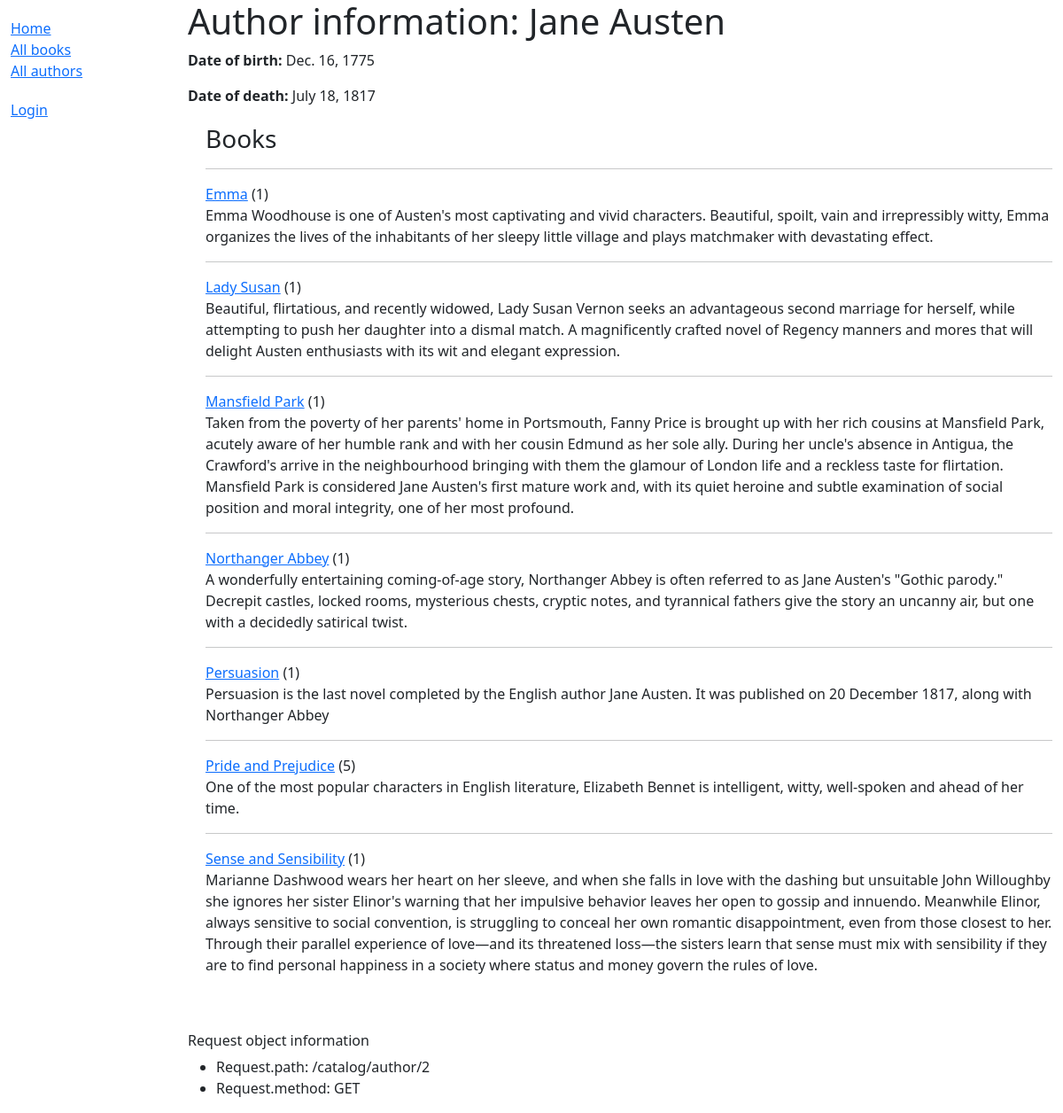
/catalog/author/2, run on the app's committed database.
### catalog/models.py (models this page shows, shortened)
class Author(models.Model):
    first_name = models.CharField(max_length=100)
    last_name = models.CharField(max_length=100)
    date_of_birth = models.DateField(null=True, blank=True)
    date_of_death = models.DateField('died', null=True, blank=True)
    class Meta:
        ordering = ['last_name', 'first_name']

class Book(models.Model):
    title = models.CharField(max_length=200)
    author = models.ForeignKey('Author', on_delete=models.RESTRICT, null=True)
    summary = models.TextField(
        max_length=1000,
        help_text="Enter a brief description of the book",
    )
    isbn = models.CharField(
        'ISBN',
        max_length=13,
        unique=True,
        help_text='13 Character <a href="https://www.isbn-international.org/'
                  'content/what-isbn">ISBN number</a>',
    )
    genre = models.ManyToManyField(
        Genre,
        help_text="Select a genre for this book",
    )   # each genre can have many books and a book can have multiple genres
    def display_genre(self):
        """Create a string for the Genre. Required to display in Admin."""
        return '; '.join(genre.name for genre in self.genre.all()[:3])
    display_genre.short_description = 'Genre'
    language = models.ForeignKey(
        Language, on_delete=models.SET_NULL, null=True
    )
    def get_absolute_url(self):
        return reverse('catalog:book-detail', args=[str(self.id)])
    class Meta:
        ordering = ['title', 'author']

### catalog/views.py (the view)
# urls.py: path('author/<int:pk>', views.AuthorDetailView.as_view(), name='author-detail'),
class AuthorDetailView(generic.DetailView):
    model = Author

### catalog/templates/catalog/author_detail.html (shortened to what this page needs)
{% extends 'base_generic.html' %}
{% block content %}
    <h1>Author information: {{ object.first_name }} {{ author.last_name }}</h1>
    <p>
        <strong>Date of birth:</strong>
        {% if author.date_of_birth %} {{ author.date_of_birth }}
        {% else %} Record not found.
        {% endif %}
    </p>
    {% if author.date_of_death %}
        <p><strong>Date of death:</strong> {{ author.date_of_death }}</p>
    {% endif %}
    <div style="margin-left:20px;margin-top:20px;">
        <h3>Books</h3>
        {% for book in author.book_set.all %}
            <hr>
            <p>
                <a href="{{ book.get_absolute_url }}">{{ book.title }}</a>
                ({{ book.bookinstance_set.count }})
                <br>
                {{ book.summary }}
            </p>
        {% empty %}
            <p class="text-info">We are yet to obtain books written by {{ author }}</p>
        {% endfor %}
    </div>
{% endblock %}
{% block sidebar %}
    {{ block.super }}
{% endblock %}

### data on the page
Author: date_of_birth "Dec. 16, 1775", date_of_death "July 18, 1817"
Book: title "Emma", bookinstance_set.count "1", summary "Emma Woodhouse is one of Austen's most captivating and vivid characters. Beautiful, spoilt, vain and irrepressibly witty, Emma organizes the lives of the inhabitants of her sleepy little village and plays matchmaker with devastating effect."
Book: title "Lady Susan", bookinstance_set.count "1", summary "Beautiful, flirtatious, and recently widowed, Lady Susan Vernon seeks an advantageous second marriage for herself, while attempting to push her daughter into a dismal match. A magnificently crafted novel of Regency manners and mores that will delight Austen enthusiasts with its wit and elegant expression."
Book: title "Mansfield Park", bookinstance_set.count "1", summary "Taken from the poverty of her parents' home in Portsmouth, Fanny Price is brought up with her rich cousins at Mansfield Park, acutely aware of her humble rank and with her cousin Edmund as her sole ally. During her uncle's absence in Antigua, the Crawford's arrive in the neighbourhood bringing with them the glamour of London life and a reckless taste for flirtation. Mansfield Park is considered Jane Austen's first mature work and, with its quiet heroine and subtle examination of social position and moral integrity, one of her most profound."
Book: title "Northanger Abbey", bookinstance_set.count "1", summary "A wonderfully entertaining coming-of-age story, Northanger Abbey is often referred to as Jane Austen's \"Gothic parody.\" Decrepit castles, locked rooms, mysterious chests, cryptic notes, and tyrannical fathers give the story an uncanny air, but one with a decidedly satirical twist."
Book: title "Persuasion", bookinstance_set.count "1", summary "Persuasion is the last novel completed by the English author Jane Austen. It was published on 20 December 1817, along with Northanger Abbey"
Book: title "Pride and Prejudice", bookinstance_set.count "5", summary "One of the most popular characters in English literature, Elizabeth Bennet is intelligent, witty, well-spoken and ahead of her time."
Book: title "Sense and Sensibility", bookinstance_set.count "1", summary "Marianne Dashwood wears her heart on her sleeve, and when she falls in love with the dashing but unsuitable John Willoughby she ignores her sister Elinor's warning that her impulsive behavior leaves her open to gossip and innuendo. Meanwhile Elinor, always sensitive to social convention, is struggling to conceal her own romantic disappointment, even from those closest to her. Through their parallel experience of love—and its threatened loss—the sisters learn that sense must mix with sensibility if they are to find personal happiness in a society where status and money govern the rules of love."

### other printed values
{{ request.path }} "/catalog/author/2"
{{ request.method }} "GET"
